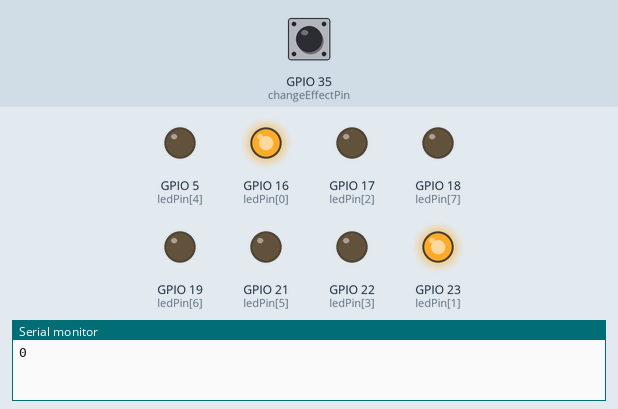
The program below on a simulated ESP32. Shown: output pins drawn as LEDs (lit = HIGH), the last lines printed to the serial monitor. Dashed ring = blinking. Inputs (shaded band) come from the test bench; at power-on: GPIO 35 (changeEffectPin) LOW. Random numbers use the default seed unless the program sets one.

Above: at 0.1 s.
1.3 s: GPIO 35 (changeEffectPin) pulsed HIGH 5 times (0.12 s each, 0.3 s apart)
At 2.88 s:
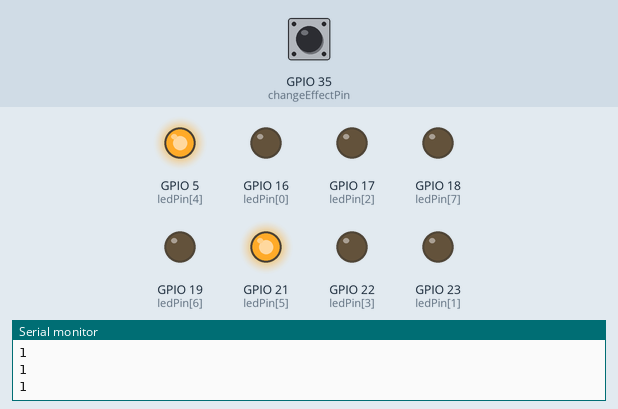
5.8 s: GPIO 35 (changeEffectPin) pulsed HIGH 2 times (0.12 s each, 0.3 s apart)
At 6.51 s:
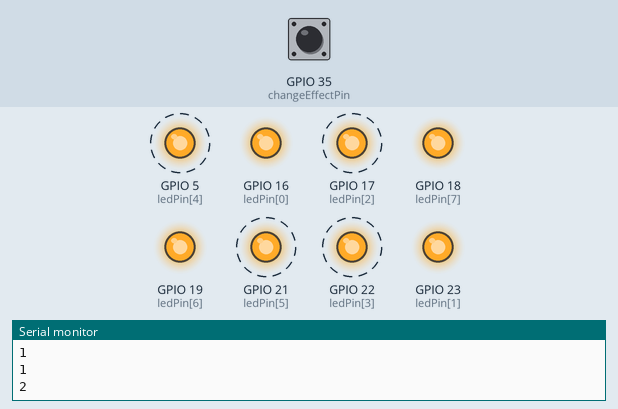
Timing chart, 0 to 14.8 s (numbered marks = the images above; inputs shaded):
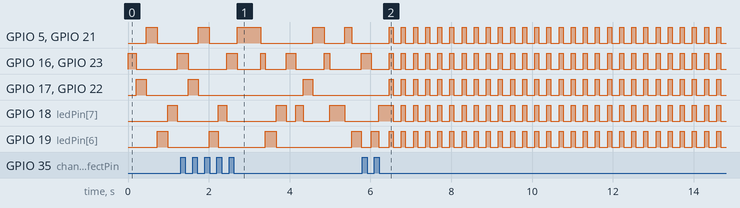

The program:

main.cpp
```cpp
#include <Arduino.h>

//   PINOUT:          2   9   3   8   4   7   6   5
//   ledPin of PCB:   1   1   2   2   3   3   4   5
// const int ledPin[] = {15, 23,  2, 22, 26, 32, 33, 25}; // ESP32 30pins
const int ledPin[] = {16, 23, 17, 22,  5, 21, 19, 18}; // ESP32 38pins

// change effect pin
const int changeEffectPin = 35;

const int effectTime = 60000; // 60 seconds

int lastEffect = 0; // last effect        {0: sequential, 1: random, 2: blink_all, 3: blink_random, 4: blink_sequential}
int currentEffect = 0; // current effect

bool currentButton = false;

int effectVariable = 1;

long unsigned int lastChangeEffect, endChangeEffect;

// function declaration
void change_effect();
void change_button();
void sequential();
void random_effect();
void blink_all();
void blink_random();
void blink_sequential();

// setup function
void setup() {
  Serial.begin(9600);

  for (int i = 0; i < 8; i++) {
    pinMode(ledPin[i], OUTPUT);
  }

  pinMode(changeEffectPin, INPUT);

  lastChangeEffect = millis();
  endChangeEffect = lastChangeEffect + effectTime;
}

void loop() {
  change_button();

  if (lastEffect != currentEffect) {
    change_effect();

    lastChangeEffect = millis();
    endChangeEffect = lastChangeEffect + effectTime;
  } else {
    if (millis() > endChangeEffect) {
      currentEffect++;
      change_effect();

      lastChangeEffect = millis();
      endChangeEffect = lastChangeEffect + 60000;
    }
  }

  Serial.println(currentEffect);

  switch (currentEffect) {
    case 0:
      sequential();
      break;
    case 1:
      random_effect();
      break;
    case 2:
      blink_all();
      break;
    case 3:
      blink_random();
      break;
    case 4:
      blink_sequential();
      break;
  }
}

// check if effect is changed and set effectVariable to 1, if effect is higher than 5 set to 0
void change_effect() {
  if (currentEffect == 5) currentEffect = 0;

  if (currentEffect != lastEffect) {
    lastEffect = currentEffect;
    effectVariable = 1;
  }
}

// check if button is pressed and change effect
void change_button() {
  if (digitalRead(changeEffectPin) == HIGH) {
    currentButton = true;
    // Serial.println("Button pressed");
  }
  if (currentButton == true && digitalRead(changeEffectPin) == LOW) {
    currentButton = false;
    currentEffect++;
    // Serial.println("Change effect");
  }
}

// led turn on with 200/300ms delay
void sequential() {
  if (effectVariable ==6) effectVariable = 1;
  switch (effectVariable) {
    case 1:
      digitalWrite(ledPin[0], HIGH);
      digitalWrite(ledPin[1], HIGH);
      break;
    case 2:
      digitalWrite(ledPin[2], HIGH);
      digitalWrite(ledPin[3], HIGH);
      break;
    case 3:
      digitalWrite(ledPin[4], HIGH);
      digitalWrite(ledPin[5], HIGH);
      break;
    case 4:
      digitalWrite(ledPin[6], HIGH);
      break;
    case 5:
      digitalWrite(ledPin[7], HIGH);
      break;
  }

  delay(random(200, 300)); // Random time between 200ms and 300ms

  switch (effectVariable) {
    case 1:
      digitalWrite(ledPin[0], LOW);
      digitalWrite(ledPin[1], LOW);
      break;
    case 2:
      digitalWrite(ledPin[2], LOW);
      digitalWrite(ledPin[3], LOW);
      break;
    case 3:
      digitalWrite(ledPin[4], LOW);
      digitalWrite(ledPin[5], LOW);
      break;
    case 4:
      digitalWrite(ledPin[6], LOW);
      break;
    case 5:
      digitalWrite(ledPin[7], LOW);
      break;
  }

  effectVariable++;
}

// random led turn on with 100/300ms delay
void random_effect() {
  effectVariable = random(1, 6);
  switch (effectVariable) {
    case 1:
      digitalWrite(ledPin[0], HIGH);
      digitalWrite(ledPin[1], HIGH);
      break;
    case 2:
      digitalWrite(ledPin[2], HIGH);
      digitalWrite(ledPin[3], HIGH);
      break;
    case 3:
      digitalWrite(ledPin[4], HIGH);
      digitalWrite(ledPin[5], HIGH);
      break;
    case 4:
      digitalWrite(ledPin[6], HIGH);
      break;
    case 5:
      digitalWrite(ledPin[7], HIGH);
      break;
  }

  delay(random(100, 300)); // Random time between 100ms and 300ms

  switch (effectVariable) {
    case 1:
      digitalWrite(ledPin[0], LOW);
      digitalWrite(ledPin[1], LOW);
      break;
    case 2:
      digitalWrite(ledPin[2], LOW);
      digitalWrite(ledPin[3], LOW);
      break;
    case 3:
      digitalWrite(ledPin[4], LOW);
      digitalWrite(ledPin[5], LOW);
      break;
    case 4:
      digitalWrite(ledPin[6], LOW);
      break;
    case 5:
      digitalWrite(ledPin[7], LOW);
      break;
  }
}

// blink all led with 200ms delay
void blink_all() {
  for (int i = 0; i < 8; i++) {
    digitalWrite(ledPin[i], HIGH);
  }

  delay(100);

  for (int i = 0; i < 8; i++) {
    digitalWrite(ledPin[i], LOW);
  }

  delay(200);
}

// blink random segment line of led with 100ms delay
void blink_random() {
  int randomLed = random(0, 8);
  digitalWrite(ledPin[randomLed], HIGH);

  delay(100);

  digitalWrite(ledPin[randomLed], LOW);
}

// effects line [1, 2, 3, 4, 5] blink in sequence with 100ms delay
void blink_sequential() {
  if (effectVariable ==6) effectVariable = 1;
  switch (effectVariable) {
    case 1:
      digitalWrite(ledPin[0], HIGH);
      digitalWrite(ledPin[1], HIGH);
      break;
    case 2:
      digitalWrite(ledPin[2], HIGH);
      digitalWrite(ledPin[3], HIGH);
      break;
    case 3:
      digitalWrite(ledPin[4], HIGH);
      digitalWrite(ledPin[5], HIGH);
      break;
    case 4:
      digitalWrite(ledPin[6], HIGH);
      break;
    case 5:
      digitalWrite(ledPin[7], HIGH);
      break;
  }

  delay(100);

  switch (effectVariable) {
    case 1:
      digitalWrite(ledPin[0], LOW);
      digitalWrite(ledPin[1], LOW);
      break;
    case 2:
      digitalWrite(ledPin[2], LOW);
      digitalWrite(ledPin[3], LOW);
      break;
    case 3:
      digitalWrite(ledPin[4], LOW);
      digitalWrite(ledPin[5], LOW);
      break;
    case 4:
      digitalWrite(ledPin[6], LOW);
      break;
    case 5:
      digitalWrite(ledPin[7], LOW);
      break;
  }

  effectVariable++;
}
```

Measured:
- by itself, GPIO 5 (ledPin[4]), GPIO 17 (ledPin[2]), GPIO 21 (ledPin[5]), GPIO 22 (ledPin[3]): alternates HIGH for 0.10 s and LOW for 0.20 s
- by itself, GPIO 16 (ledPin[0]), GPIO 23 (ledPin[1]): repeats every 0.30 s: HIGH 0.10 s, LOW 0.20 s
- by itself, GPIO 18 (ledPin[7]): repeats every 0.30 s: LOW 0.20 s, HIGH 0.10 s
